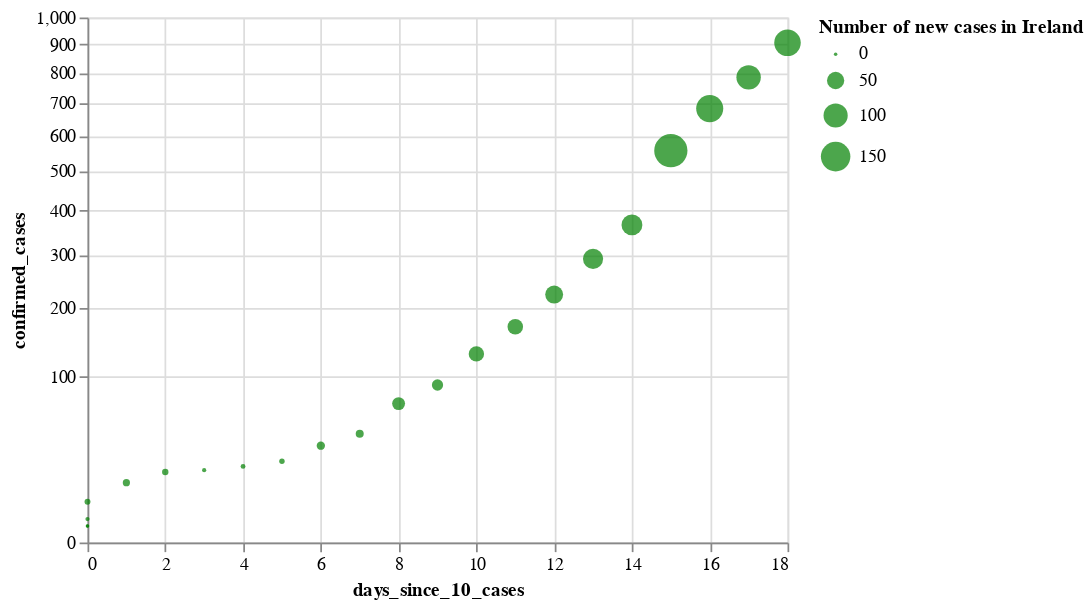

The notebook cell saved with this chart:
### Code cell
#hide

cases_ie_plot = alt.Chart(source_ie).mark_circle(
    color='green',
    opacity=0.7).encode(
    x='days_since_10_cases:Q',
#     y='confirmed_cases:Q',
    y=alt.Y('confirmed_cases:Q', scale=alt.Scale(type='sqrt')),
    size=alt.Size('new_cases:Q', title="Number of new cases in Ireland"),
    tooltip=['country', 'date:T', 'confirmed_cases', 'new_cases', 'deaths']
)#.interactive()

cases_ie_plot

### Figure 1 — Vega-Lite specification as saved in the notebook (floating-point values rounded to 4 significant figures)
{"config": {"view": {"continuousWidth": 400, "continuousHeight": 300}}, "data": {"name": "data-ed50ffc5c4b78ec5191e852842180de0"}, "mark": {"type": "circle", "color": "green", "opacity": 0.7}, "encoding": {"size": {"type": "quantitative", "field": "new_cases", "title": "Number of new cases in Ireland"}, "tooltip": [{"type": "nominal", "field": "country"}, {"type": "temporal", "field": "date"}, {"type": "quantitative", "field": "confirmed_cases"}, {"type": "quantitative", "field": "new_cases"}, {"type": "quantitative", "field": "deaths"}], "x": {"type": "quantitative", "field": "days_since_10_cases"}, "y": {"type": "quantitative", "field": "confirmed_cases", "scale": {"type": "sqrt"}}}, "$schema": "https://vega.github.io/schema/vega-lite/v4.0.2.json", "datasets": {"data-ed50ffc5c4b78ec5191e852842180de0": [{"country": "Ireland", "date": "2020-03-01", "days_since_10_cases": 0, "confirmed_cases": 1, "confirmed_cases_per_million": 0.0, "new_cases": 0, "deaths": 0}, {"country": "Ireland", "date": "2020-03-02", "days_since_10_cases": 0, "confirmed_cases": 1, "confirmed_cases_per_million": 0.0, "new_cases": 0, "deaths": 0}, {"country": "Ireland", "date": "2020-03-03", "days_since_10_cases": 0, "confirmed_cases": 2, "confirmed_cases_per_million": 0.0, "new_cases": 1, "deaths": 0}, {"country": "Ireland", "date": "2020-03-04", "days_since_10_cases": 0, "confirmed_cases": 6, "confirmed_cases_per_million": 1.0, "new_cases": 4, "deaths": 0}, {"country": "Ireland", "date": "2020-03-05", "days_since_10_cases": 1, "confirmed_cases": 13, "confirmed_cases_per_million": 3.0, "new_cases": 7, "deaths": 0}, {"country": "Ireland", "date": "2020-03-06", "days_since_10_cases": 2, "confirmed_cases": 18, "confirmed_cases_per_million": 4.0, "new_cases": 5, "deaths": 0}, {"country": "Ireland", "date": "2020-03-07", "days_since_10_cases": 3, "confirmed_cases": 19, "confirmed_cases_per_million": 4.0, "new_cases": 1, "deaths": 0}, {"country": "Ireland", "date": "2020-03-08", "days_since_10_cases": 4, "confirmed_cases": 21, "confirmed_cases_per_million": 4.0, "new_cases": 2, "deaths": 0}, {"country": "Ireland", "date": "2020-03-09", "days_since_10_cases": 5, "confirmed_cases": 24, "confirmed_cases_per_million": 5.0, "new_cases": 3, "deaths": 0}, {"country": "Ireland", "date": "2020-03-10", "days_since_10_cases": 6, "confirmed_cases": 34, "confirmed_cases_per_million": 7.0, "new_cases": 10, "deaths": 0}, {"country": "Ireland", "date": "2020-03-11", "days_since_10_cases": 7, "confirmed_cases": 43, "confirmed_cases_per_million": 9.0, "new_cases": 9, "deaths": 1}, {"country": "Ireland", "date": "2020-03-12", "days_since_10_cases": 8, "confirmed_cases": 70, "confirmed_cases_per_million": 14.0, "new_cases": 27, "deaths": 1}, {"country": "Ireland", "date": "2020-03-13", "days_since_10_cases": 9, "confirmed_cases": 90, "confirmed_cases_per_million": 18.0, "new_cases": 20, "deaths": 1}, {"country": "Ireland", "date": "2020-03-14", "days_since_10_cases": 10, "confirmed_cases": 129, "confirmed_cases_per_million": 26.0, "new_cases": 39, "deaths": 2}, {"country": "Ireland", "date": "2020-03-15", "days_since_10_cases": 11, "confirmed_cases": 169, "confirmed_cases_per_million": 34.0, "new_cases": 40, "deaths": 2}, {"country": "Ireland", "date": "2020-03-16", "days_since_10_cases": 12, "confirmed_cases": 223, "confirmed_cases_per_million": 46.0, "new_cases": 54, "deaths": 2}, {"country": "Ireland", "date": "2020-03-17", "days_since_10_cases": 13, "confirmed_cases": 292, "confirmed_cases_per_million": 60.0, "new_cases": 69, "deaths": 2}, {"country": "Ireland", "date": "2020-03-18", "days_since_10_cases": 14, "confirmed_cases": 366, "confirmed_cases_per_million": 75.0, "new_cases": 74, "deaths": 2}, {"country": "Ireland", "date": "2020-03-19", "days_since_10_cases": 15, "confirmed_cases": 557, "confirmed_cases_per_million": 114.0, "new_cases": 191, "deaths": 3}, {"country": "Ireland", "date": "2020-03-20", "days_since_10_cases": 16, "confirmed_cases": 683, "confirmed_cases_per_million": 139.0, "new_cases": 126, "deaths": 3}, {"country": "Ireland", "date": "2020-03-21", "days_since_10_cases": 17, "confirmed_cases": 785, "confirmed_cases_per_million": 160.0, "new_cases": 102, "deaths": 3}, {"country": "Ireland", "date": "2020-03-22", "days_since_10_cases": 18, "confirmed_cases": 906, "confirmed_cases_per_million": 185.0, "new_cases": 121, "deaths": 4}]}}
